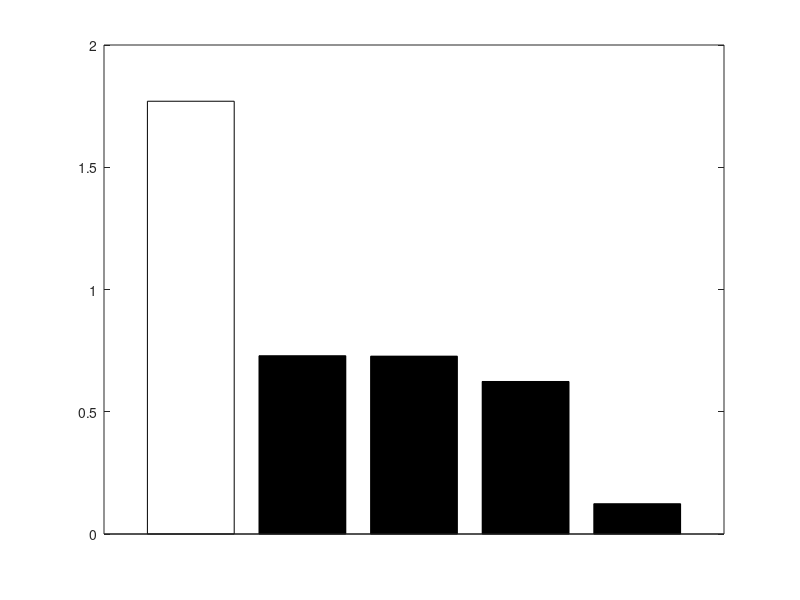

This chart was generated by the following MATLAB code: (Note: this script raises an error after producing the figure.)
%% Bar chart
% T = [18; 183; 53; 486; 17; 6; 41/3; 70/3; 253/3];
T = [1.77; 0.7292; 0.7274; 0.6238;.1239];

T = T';
% T = sort(T);
figure,
%subplot(1,2,1), 
b = bar(1:size(T),T,'FaceColor','flat');
set(gca,'xtick',[])
set(gca,'xticklabel',[])

set(b(1), 'FaceColor','[0.7 0.8 0.5]');
set(b(2), 'FaceColor','[0.2 0.6 0.44]');
set(b(3), 'FaceColor','[0.75 0.75 0.75]');
set(b(4), 'FaceColor','[.2 .2 .1');
set(b(5), 'FaceColor','[0.7 0.8 0.9]');

lgnd = legend ('tSVD (MATLAB)','WNNM (MATLAB)','Proposed (MATLAB)','SAIST (MATLAB)','BM3D (C++)',...
    'orientation','horizontal','location','northeast','NumColumns',1);
 set(lgnd,'color','none');
 set(lgnd,'edgecolor','none');
set(gca,'FontSize',14);
ylabel('Average CPU time [s]')
grid on;

%% Pie chart

X = [0.9218 5.1438 0.1276 ];
figure,
%subplot(1,2,2),
pie(X)
labels = {'Linesearch','SVDs','Image Update/Other',};
legend(labels)
set(gca,'FontSize',12);
